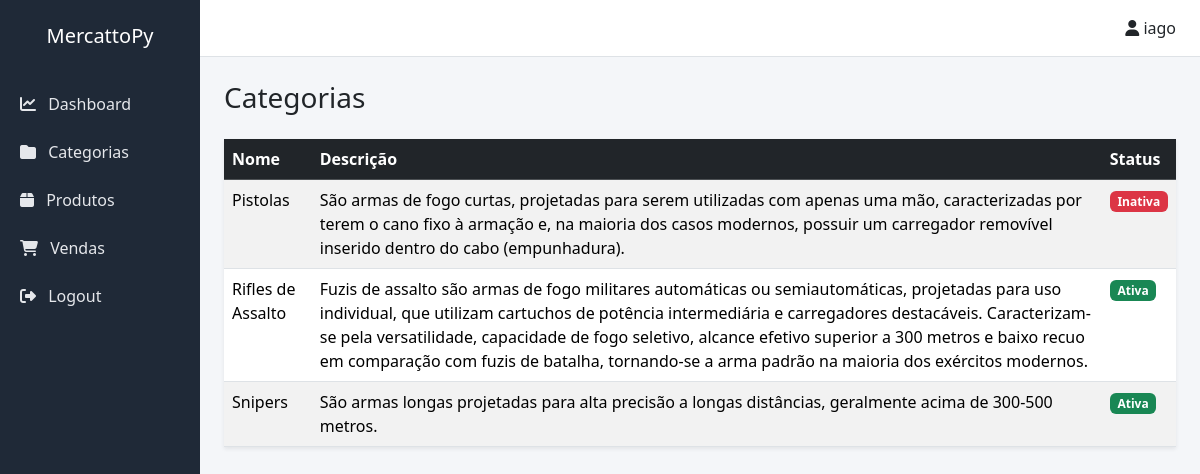
The app's page /categorias/ (signed in), older data.
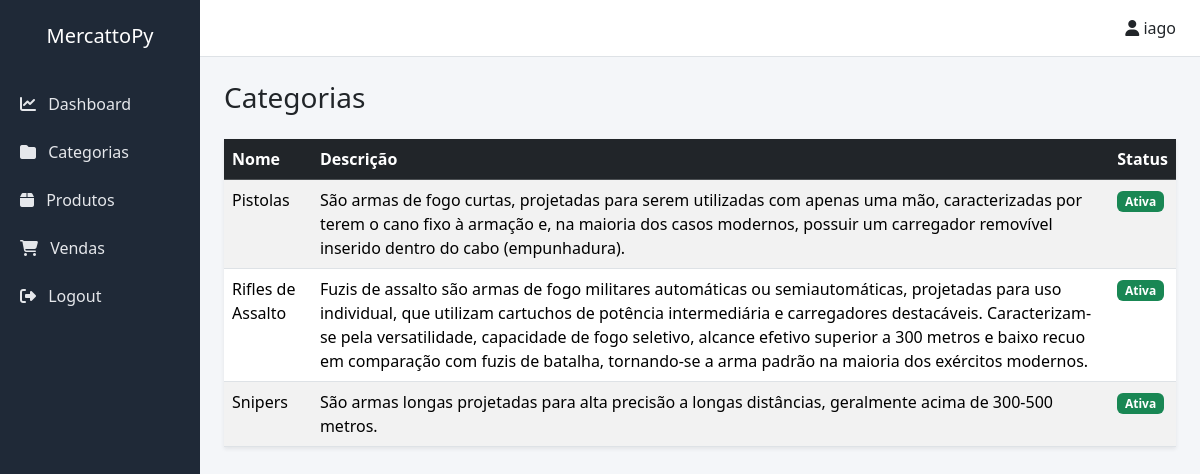
The same page, newer data.
### catalog/models.py (models this page shows, shortened)
class Category(models.Model):
    name = models.CharField(max_length=150)
    description = models.TextField(blank=True)
    is_active = models.BooleanField(default=True)
    class Meta:
        verbose_name = "Categoria"
        verbose_name_plural = "Categorias"
        ordering = ['name']

### catalog/views.py (the view)
# urls.py: path('categorias/', views.category_list, name='category_list'),
@login_required
def category_list(request):
    categories = Category.objects.all()
    return render(request, 'catalog/category_list.html', {
        'categories': categories
    })

### templates/catalog/category_list.html (shortened to what this page needs)
{% extends "base.html" %}
{% block content %}
<h3 class="mb-4">Categorias</h3>
<table class="table table-striped shadow-sm">
    <thead class="table-dark">
        <tr>
            <th>Nome</th>
            <th>Descrição</th>
            <th>Status</th>
        </tr>
    </thead>
    <tbody>
        {% for category in categories %}
        <tr>
            <td>{{ category.name }}</td>
            <td>{{ category.description }}</td>
            <td>
                {% if category.is_active %}
                    <span class="badge bg-success">Ativa</span>
                {% else %}
                    <span class="badge bg-danger">Inativa</span>
                {% endif %}
            </td>
        </tr>
        {% endfor %}
    </tbody>
</table>
{% endblock %}

Row changes from the older to the newer data that the page shows:
changed Category "Pistolas": is_active "Inativa" → "Ativa"
